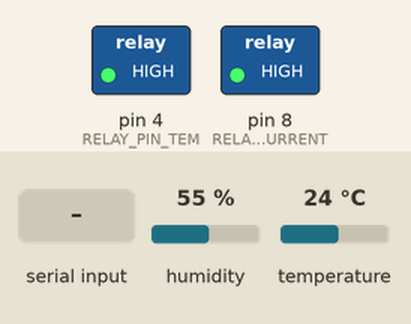
This sketch was run on a simulated Arduino Uno, built with avr-gcc and run on an emulated ATmega328P. Parts: switched loads named in the sketch (green lamp = pin HIGH). The inputs (shaded band) are chosen by the test bench; at power-on: humidity 55 %, temperature 24 °C. What the sketch prints to the serial monitor is not drawn.

Above: at 1.2 s.
1.3 s: "0" received over Serial
At 3.1 s:
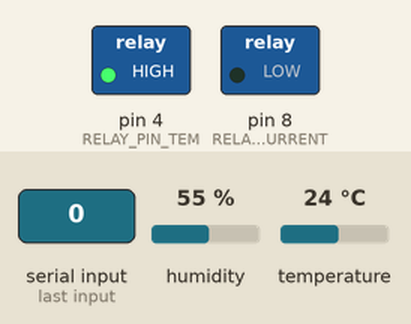
3.5 s: "3" received over Serial
At 4.6 s:
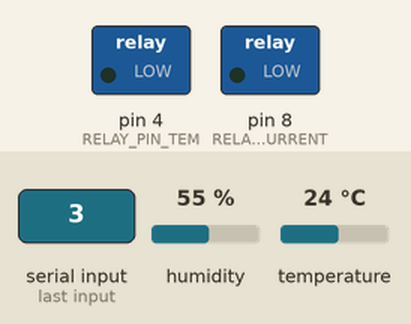
5.5 s: "1" received over Serial
At 7.4 s:
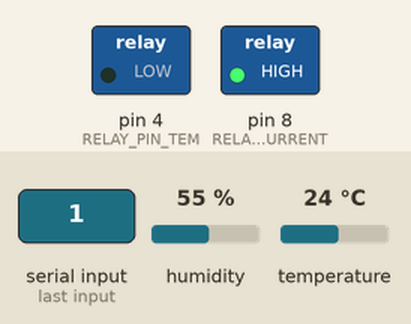
Timing chart, 0 to 8.9 s (numbered marks = the images above; inputs shaded):
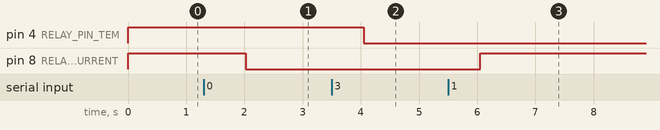

Measured:
- after the input at 1.3 s, pin 8 (RELAY_PIN_CURRENT): HIGH → LOW after 0.72 s
- after the input at 3.5 s, pin 4 (RELAY_PIN_TEM): HIGH → LOW after 0.55 s
- after the input at 5.5 s, pin 8 (RELAY_PIN_CURRENT): LOW → HIGH after 0.55 s

The sketch:

sketch_aug22a.ino
```cpp
#include <DHT.h>

#define RELAY_PIN_CURRENT 8
#define RELAY_PIN_TEM 4

#define DHTPIN 7
#define DHTTYPE DHT11
DHT dht(DHTPIN, DHTTYPE);

bool CURRENTOn = true; // 릴레이 1 - 전원 선택용,,초기 상태는 ON (가정용전류)
bool DHTOn = true;     // 릴레이 2 - 센서 전원 차단용

int tem = 0;
int hum = 0;


void setup() {
  // put your setup code here, to run once:
  Serial.begin(9600);
  dht.begin();

  pinMode(RELAY_PIN_CURRENT, OUTPUT);
  digitalWrite(RELAY_PIN_CURRENT, HIGH); // 초기 상태는 ON (가정용전류)

  pinMode(RELAY_PIN_TEM, OUTPUT);
  digitalWrite(RELAY_PIN_TEM, HIGH); // 기본: 센서 ON

}

void dht11() {    //함수 dht11선언
  tem = dht.readTemperature();    //변수 t에 온도 값을 저장
  hum = dht.readHumidity();   //변수 h에 습도 값을 저장

   // NaN (Not a Number) 체크 – 센서 읽기 실패할 경우
  if (isnan(tem) || isnan(hum)) {
    Serial.println("센서에서 데이터를 읽을 수 없습니다.");
    return;
  }

  Serial.print("Temperature : ");   //문자열 출력
  Serial.print(tem);    //변수 t출력
  Serial.println("C");    //문자열 출력
  Serial.print("Humidity : ");    //문자열 출력
  Serial.print(hum);    //변수 h출력
  Serial.println("%");    //문자열 출력

  Serial.println(); // 한 줄 띄우기
}

void loop() {
  if (Serial.available()) {
    char cmd = Serial.read();

    if (cmd == '1') {
      CURRENTOn = true;
      Serial.println("가정용전류로 전환");
    } else if (cmd == '0') {
      CURRENTOn = false;
      Serial.println("태양광전류로 전환");
    }

   // 센서 작동 제어
    if (cmd == '2') {
      DHTOn = true;
      Serial.println("온습도 기계 ON");
    } else if (cmd == '3') {
      DHTOn = false;
      Serial.println("온습도 기계 OFF");
    }
  }

   // 릴레이 제어
  digitalWrite(RELAY_PIN_CURRENT, CURRENTOn ? HIGH : LOW);
  digitalWrite(RELAY_PIN_TEM, DHTOn ? HIGH : LOW);

   // 센서 측정 (센서 ON일 때만)
  if (DHTOn) {
    dht11();
  } else {
    Serial.println("센서 OFF 상태");
  }


  delay(2000);
}
```
